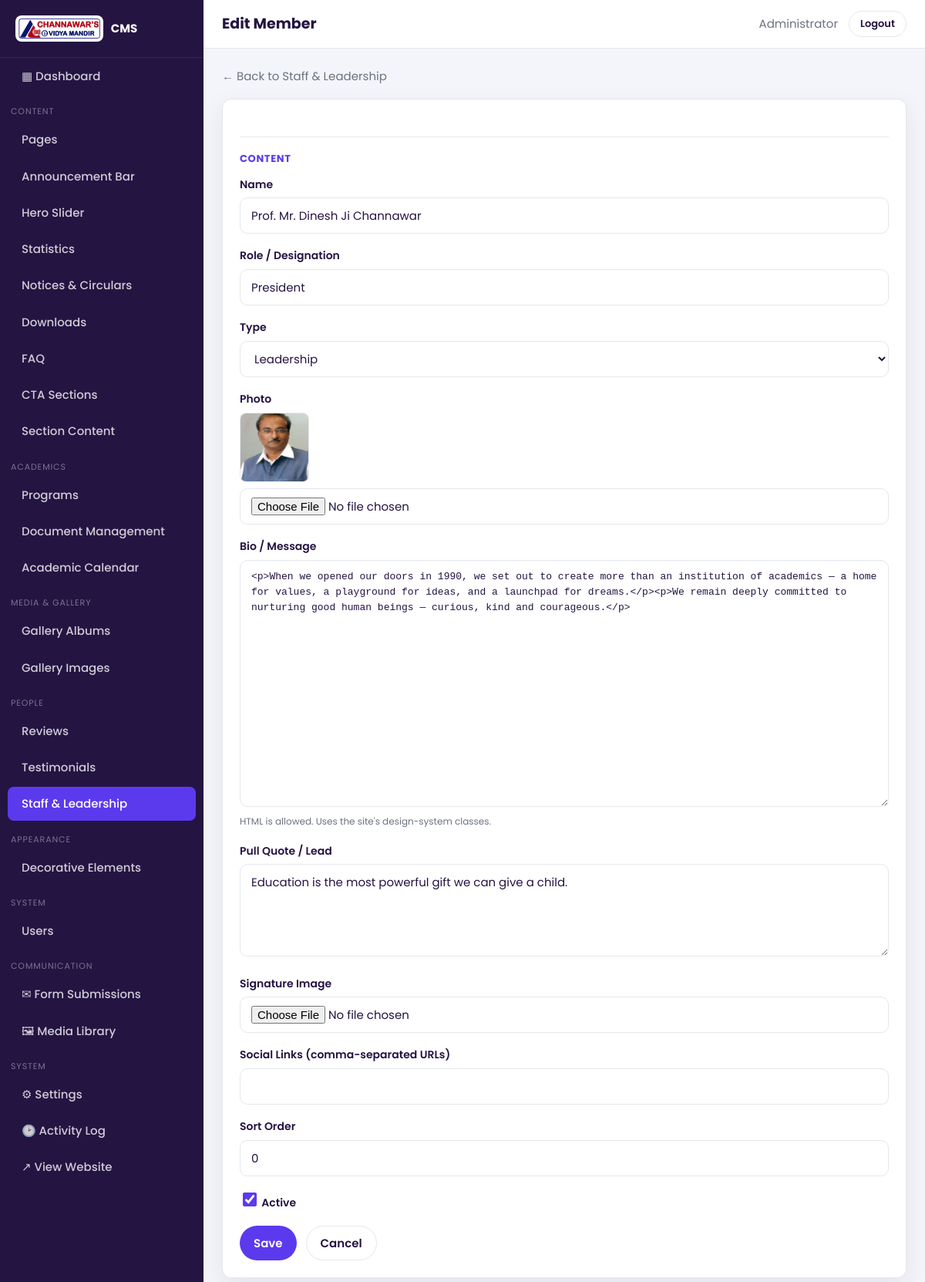
/admin/module/staff/edit/1 (signed in), run on the app's committed database.
### tables this page shows
CREATE TABLE `cevm_users` (
  `id` int(10) unsigned NOT NULL AUTO_INCREMENT,
  `name` varchar(120) NOT NULL,
  `email` varchar(190) NOT NULL,
  `password` varchar(255) NOT NULL,
  `role` enum('admin','editor') NOT NULL DEFAULT 'editor',
  `avatar` varchar(255) DEFAULT NULL,
  `is_active` tinyint(1) NOT NULL DEFAULT 1,
  `reset_token` varchar(64) DEFAULT NULL,
  `reset_expires` datetime DEFAULT NULL,
  `last_login_at` datetime DEFAULT NULL,
  `created_at` datetime DEFAULT NULL,
  `updated_at` datetime DEFAULT NULL,
  `deleted_at` datetime DEFAULT NULL,
  PRIMARY KEY (`id`),
  UNIQUE KEY `uq_users_email` (`email`),
  KEY `idx_users_active` (`is_active`)
);

CREATE TABLE `cevm_staff` (
  `id` int(10) unsigned NOT NULL AUTO_INCREMENT,
  `name` varchar(120) NOT NULL,
  `role` varchar(120) DEFAULT NULL,
  `category` varchar(40) DEFAULT 'Teacher',
  `photo` varchar(255) DEFAULT NULL,
  `bio` longtext DEFAULT NULL,
  `quote` text DEFAULT NULL,
  `signature` varchar(255) DEFAULT NULL,
  `socials` varchar(500) DEFAULT NULL,
  `sort_order` int(11) NOT NULL DEFAULT 0,
  `is_active` tinyint(1) NOT NULL DEFAULT 1,
  `created_at` datetime DEFAULT NULL,
  `updated_at` datetime DEFAULT NULL,
  `deleted_at` datetime DEFAULT NULL,
  PRIMARY KEY (`id`),
  KEY `idx_staff_cat` (`category`)
);

### app/Core/Controller.php (called while the page is built, shortened)
<?php
abstract class Controller
{
    protected function view(string $view, array $data = [], ?string $layout = null): void
    {
        View::output($view, $data, $layout);
    }
}

### app/Controllers/Admin/CrudController.php (called while the page is built, shortened)
<?php
final class CrudController extends Controller
{
    private array $module;
    private string $key;
    private GenericModel $model;
    public function __construct(string $key)
    {
        $modules = require APP_PATH . '/modules.php';
        $this->key = $key;
        $this->module = $modules[$key];
        $this->model = new GenericModel($this->module['table'], !empty($this->module['softDelete']));
    }
    public function edit(int $id): void
    {
        $row = $this->model->find($id);
        $this->renderForm($row);
    }
    private function renderForm(?array $row): void
    {
        $this->view('admin/crud/form', [
            'title' => ($row ? 'Edit ' : 'New ') . $this->module['singular'],
            'moduleKey' => $this->key,
            'module' => $this->module,
            'row' => $row,
            'options' => $this->resolveOptions(),
            'errors' => [],
        ], 'admin/layout');
    }
    private function resolveOptions(): array
    {
        $out = [];
        return $out;
    }
}

### app/helpers.php (called while the page is built, shortened)
<?php
if (!function_exists('e')) {
    function e($value): string
    {
        return htmlspecialchars((string) ($value ?? ''), ENT_QUOTES | ENT_SUBSTITUTE, 'UTF-8');
    }
}
if (!function_exists('base_url')) {
    function base_url(string $path = ''): string
    {
        return BASE_URL . ($path !== '' ? '/' . ltrim($path, '/') : '');
    }
}
if (!function_exists('admin_url')) {
    function admin_url(string $path = ''): string
    {
        return ADMIN_URL . ($path !== '' ? '/' . ltrim($path, '/') : '');
    }
}
if (!function_exists('asset')) {
    function asset(string $path): string
    {
        return BASE_URL . '/assets/' . ltrim($path, '/');
    }
}
if (!function_exists('upload_url')) {
    function upload_url(?string $file): string
    {
        $file = preg_replace('#^/?(storage/)?uploads/?#i', '', $file);
        return UPLOAD_URL . '/' . ltrim($file, '/');
    }
}

### app/Core/Database.php (called while the page is built, shortened)
<?php
final class Database
{
    private static ?Database $instance = null;
    private ?PDO $pdo = null;
    public static function instance(): self
    {
        return self::$instance ??= new self();
    }
    public function pdo(): PDO
    {
        if ($this->pdo instanceof PDO) {
            return $this->pdo;
        }
        $dsn = sprintf('mysql:host=%s;port=%s;dbname=%s;charset=%s', DB_HOST, defined('DB_PORT') ? DB_PORT : '3306', DB_NAME, DB_CHARSET);
        $options = [
            PDO::ATTR_ERRMODE            => PDO::ERRMODE_EXCEPTION,
            PDO::ATTR_DEFAULT_FETCH_MODE => PDO::FETCH_ASSOC,
            PDO::ATTR_EMULATE_PREPARES   => false,
            PDO::ATTR_TIMEOUT            => 5,
        ];
        $delaysMs = [100, 200, 400, 800, 1200];
        $attempt = 0;
        while (true) {
            try {
                $this->pdo = new PDO($dsn, DB_USER, DB_PASS, $options);
                return $this->pdo;
            } catch (PDOException $e) {
                if ($attempt >= count($delaysMs)) {
                    throw $e;
                }
                usleep($delaysMs[$attempt] * 1000);
                $attempt++;
            }
        }
    }
    public function run(string $sql, array $params = []): PDOStatement
    {
        $stmt = $this->pdo()->prepare($sql);
        $stmt->execute($params);
        return $stmt;
    }
    public function first(string $sql, array $params = []): ?array
    {
        $row = $this->run($sql, $params)->fetch();
        return $row === false ? null : $row;
    }
    public function all(string $sql, array $params = []): array
    {
        return $this->run($sql, $params)->fetchAll();
    }
}

### app/Core/Model.php (called while the page is built, shortened)
<?php
abstract class Model
{
    protected string $table;
    protected Database $db;
    public function __construct()
    {
        $this->db = Database::instance();
    }
    protected function t(): string
    {
        return DB_PREFIX . $this->table;
    }
    private function notDeleted(string $where = ''): string
    {
        $clause = 'deleted_at IS NULL';
        return $where === '' ? "WHERE {$clause}" : "{$where} AND {$clause}";
    }
    public function find(int $id): ?array
    {
        return $this->db->first(
            "SELECT * FROM {$this->t()} " . $this->notDeleted('WHERE id = ?'),
            [$id]
        );
    }
}

### config/config.php (called while the page is built, shortened)
<?php
require_once CONFIG_PATH . '/database.php';
spl_autoload_register(static function (string $class): void {
    $relative = str_replace('\\', '/', substr($class, 4));
    $file = APP_PATH . '/' . $relative . '.php';
});
require_once APP_PATH . '/helpers.php';

### app/Models/Setting.php (called while the page is built, shortened)
<?php
final class Setting
{
    private static ?array $cache = null;
    private static function load(): array
    {
        if (self::$cache === null) {
            self::$cache = [];
            $rows = Database::instance()->all(
                'SELECT setting_key, setting_value FROM ' . DB_PREFIX . 'settings'
            );
            foreach ($rows as $r) {
                self::$cache[$r['setting_key']] = $r['setting_value'];
            }
        }
        return self::$cache;
    }
    public static function get(string $key, ?string $default = null): ?string
    {
        $all = self::load();
        return $all[$key] ?? $default;
    }
}

### app/Core/Session.php (called while the page is built, shortened)
<?php
final class Session
{
    public static function get(string $key, $default = null)
    {
        return $_SESSION[$key] ?? $default;
    }
}

### app/Core/Auth.php (called while the page is built, shortened)
<?php
final class Auth
{
    public static function user(): ?array
    {
        return Session::get(self::KEY);
    }
    public static function id(): ?int
    {
        return self::user()['id'] ?? null;
    }
    public static function role(): string
    {
        return self::user()['role'] ?? 'guest';
    }
    public static function is(string $role): bool
    {
        return self::role() === $role;
    }
    public static function refresh(): void
    {
        $user = Database::instance()->first(
            'SELECT * FROM ' . DB_PREFIX . 'users WHERE id = ? LIMIT 1', [self::id()]
        );
    }
}

### app/Views/admin/crud/form.php (the view, shortened to what this page needs)
<?php
$val = static function (string $name, $default = '') use ($row) {
    return $row[$name] ?? $default;
};
$currentGroup = null;
?>
<div class="toolbar">
  <a class="muted" href="<?= admin_url('module/' . $moduleKey) ?>">← Back to <?= e($module['label']) ?></a>
</div>
<div class="card"><div class="card__body">
<form method="post" enctype="multipart/form-data"
      action="<?= admin_url('module/' . $moduleKey . ($row && !empty($row['id']) ? '/edit/' . $row['id'] : '/create')) ?>">
  <?php foreach ($module['fields'] as $f):
      $name = $f['name'];
      $type = $f['type'] ?? 'text';
      $label = $f['label'] ?? ucfirst($name);
      $group = $f['group'] ?? 'Content';
      $value = $val($name, $f['default'] ?? '');
      if ($group !== $currentGroup) { $currentGroup = $group; echo '<div class="group-title">' . e($group) . '</div>'; }
  ?>
    <div class="field">
      <?php if ($type !== 'checkbox'): ?><label for="f_<?= e($name) ?>"><?= e($label) ?></label><?php endif; ?>
      <?php if ($type === 'textarea'): ?>
        <textarea class="textarea" id="f_<?= e($name) ?>" name="<?= e($name) ?>"><?= e((string) $value) ?></textarea>
      <?php elseif ($type === 'richtext'): ?>
        <textarea class="textarea code" id="f_<?= e($name) ?>" name="<?= e($name) ?>" rows="<?= (int) ($f['rows'] ?? 12) ?>"><?= e((string) $value) ?></textarea>
        <p class="hint">HTML is allowed. Uses the site's design-system classes.</p>
      <?php elseif ($type === 'select'):
          $opts = $f['options'] ?? null; ?>
        <select class="select" id="f_<?= e($name) ?>" name="<?= e($name) ?>">
          <?php if ($opts): foreach ($opts as $o): ?>
            <option value="<?= e($o) ?>" <?= ((string) $value === (string) $o) ? 'selected' : '' ?>><?= e($o) ?></option>
          <?php endforeach; elseif (!empty($options[$name])): foreach ($options[$name] as $o): ?>
            <option value="<?= e((string) $o['v']) ?>" <?= ((string) $value === (string) $o['v']) ? 'selected' : '' ?>><?= e((string) $o['l']) ?></option>
          <?php endforeach; endif; ?>
        </select>
      <?php elseif ($type === 'checkbox'): ?>
        <label class="toggle"><input type="checkbox" name="<?= e($name) ?>" value="1" <?= $value ? 'checked' : '' ?>> <?= e($label) ?></label>
      <?php elseif ($type === 'image' || $type === 'file'): ?>
        <?php if ($value): ?>
          <?php if ($type === 'image'): ?>
            <img id="prev_<?= e($name) ?>" class="thumb" style="width:90px;height:90px;margin-bottom:8px" src="<?= e(upload_url((string) $value)) ?>" alt="">
          <?php else: ?>
            <p class="hint">Current: <a href="<?= e(upload_url((string) $value)) ?>" target="_blank"><?= e(basename((string) $value)) ?></a></p>
          <?php endif; ?>
        <?php else: ?>
          <img id="prev_<?= e($name) ?>" class="thumb" style="width:90px;height:90px;margin-bottom:8px;display:none" alt="">
        <?php endif; ?>
        <input class="input" type="file" id="f_<?= e($name) ?>" name="<?= e($name) ?>" data-preview="prev_<?= e($name) ?>"
               accept="<?= $type === 'image' ? 'image/*' : '.pdf,image/*' ?>">
      <?php elseif ($type === 'color'): ?>
        <input type="color" id="f_<?= e($name) ?>" name="<?= e($name) ?>" value="<?= e($value ?: '#5b3aee') ?>" style="height:44px;width:80px;border:1px solid var(--line);border-radius:8px">
      <?php elseif ($type === 'password'): ?>
        <input class="input" type="password" id="f_<?= e($name) ?>" name="<?= e($name) ?>" autocomplete="new-password">
      <?php else:
          $inputType = in_array($type, ['email','url','number','date','datetime','order'], true)
              ? ($type === 'order' ? 'number' : ($type === 'datetime' ? 'datetime-local' : $type))
              : 'text'; ?>
        <input class="input" type="<?= e($inputType) ?>" id="f_<?= e($name) ?>" name="<?= e($name) ?>" value="<?= e((string) $value) ?>">
      <?php endif; ?>
    </div>
  <?php endforeach; ?>
  <div class="form-actions">
    <button class="btn" type="submit">Save</button>
    <a class="btn light" href="<?= admin_url('module/' . $moduleKey) ?>">Cancel</a>
  </div>
</form>
</div></div>

### app/Views/admin/layout.php (shortened to what this page needs)
<?php
$modules = require APP_PATH . '/modules.php';
$groups = [];
foreach ($modules as $key => $m) {
    $groups[$m['group']][$key] = $m;
}
$uri = $_SERVER['REQUEST_URI'] ?? '';
$logo = Setting::get('logo') ?: asset('images/logo.jpg');
?><!DOCTYPE html>
<html lang="en">
<head>
<link rel="stylesheet" href="<?= asset('admin/admin.css') ?>">
</head>
<body>
<div class="admin">
  <aside class="sidebar">
    <div class="sidebar__brand">
      <img src="<?= e($logo) ?>" alt="Logo">
      <span>CMS</span>
    </div>
    <a class="item <?= str_contains($uri, '/dashboard') ? 'active' : '' ?>" href="<?= admin_url('dashboard') ?>">▦ Dashboard</a>
    <?php foreach ($groups as $groupName => $mods): ?>
      <div class="nav-group"><?= e($groupName) ?></div>
      <?php foreach ($mods as $key => $m): ?>
        <a class="item <?= str_contains($uri, 'module/' . $key) ? 'active' : '' ?>" href="<?= admin_url('module/' . $key) ?>">
          <?= e($m['label']) ?>
        </a>
      <?php endforeach; ?>
    <?php endforeach; ?>
    <div class="nav-group">Communication</div>
    <a class="item <?= str_contains($uri, '/forms') ? 'active' : '' ?>" href="<?= admin_url('forms') ?>">✉ Form Submissions</a>
    <a class="item <?= str_contains($uri, '/media') ? 'active' : '' ?>" href="<?= admin_url('media') ?>">🖼 Media Library</a>
    <div class="nav-group">System</div>
    <?php if (Auth::is('admin')): ?>
      <a class="item <?= str_contains($uri, '/settings') ? 'active' : '' ?>" href="<?= admin_url('settings') ?>">⚙ Settings</a>
    <?php endif; ?>
    <a class="item <?= str_contains($uri, '/activity') ? 'active' : '' ?>" href="<?= admin_url('activity') ?>">🕑 Activity Log</a>
    <a class="item" href="<?= base_url() ?>" target="_blank">↗ View Website</a>
  </aside>
  <div class="main">
    <header class="topbar">
      <div style="display:flex;align-items:center;gap:12px">
        <h1><?= e($title ?? '') ?></h1>
      </div>
      <div class="right">
        <a class="muted" href="<?= admin_url('profile') ?>"><?= e(Auth::user()['name'] ?? '') ?></a>
        <a class="btn light sm" href="<?= admin_url('logout') ?>">Logout</a>
      </div>
    </header>
    <main class="content">
      <?= $content ?>
    </main>
  </div>
</div>
</body>
</html>

### data on the page
cevm_users: name "Administrator"
cevm_staff: name "Prof. Mr. Dinesh Ji Channawar", role "President", photo (picture), bio "<p>When we opened our doors in 1990, we set out to create more than an institution of academics — a home for values, a playground for ideas, and a launchpad for dreams.</p><p>We remain deeply committed to nurturing good human beings — curious, kind and courageous.</p>", quote "Education is the most powerful gift we can give a child."

### other printed values
$groupName "CONTENT"
$m['label'] "Pages"
$m['label'] "Announcement Bar"
$m['label'] "Hero Slider"
$m['label'] "Statistics"
$m['label'] "Notices & Circulars"
$m['label'] "Downloads"
$m['label'] "FAQ"
$m['label'] "CTA Sections"
$m['label'] "Section Content"
$groupName "ACADEMICS"
$m['label'] "Programs"
$m['label'] "Document Management"
$m['label'] "Academic Calendar"
$groupName "MEDIA & GALLERY"
